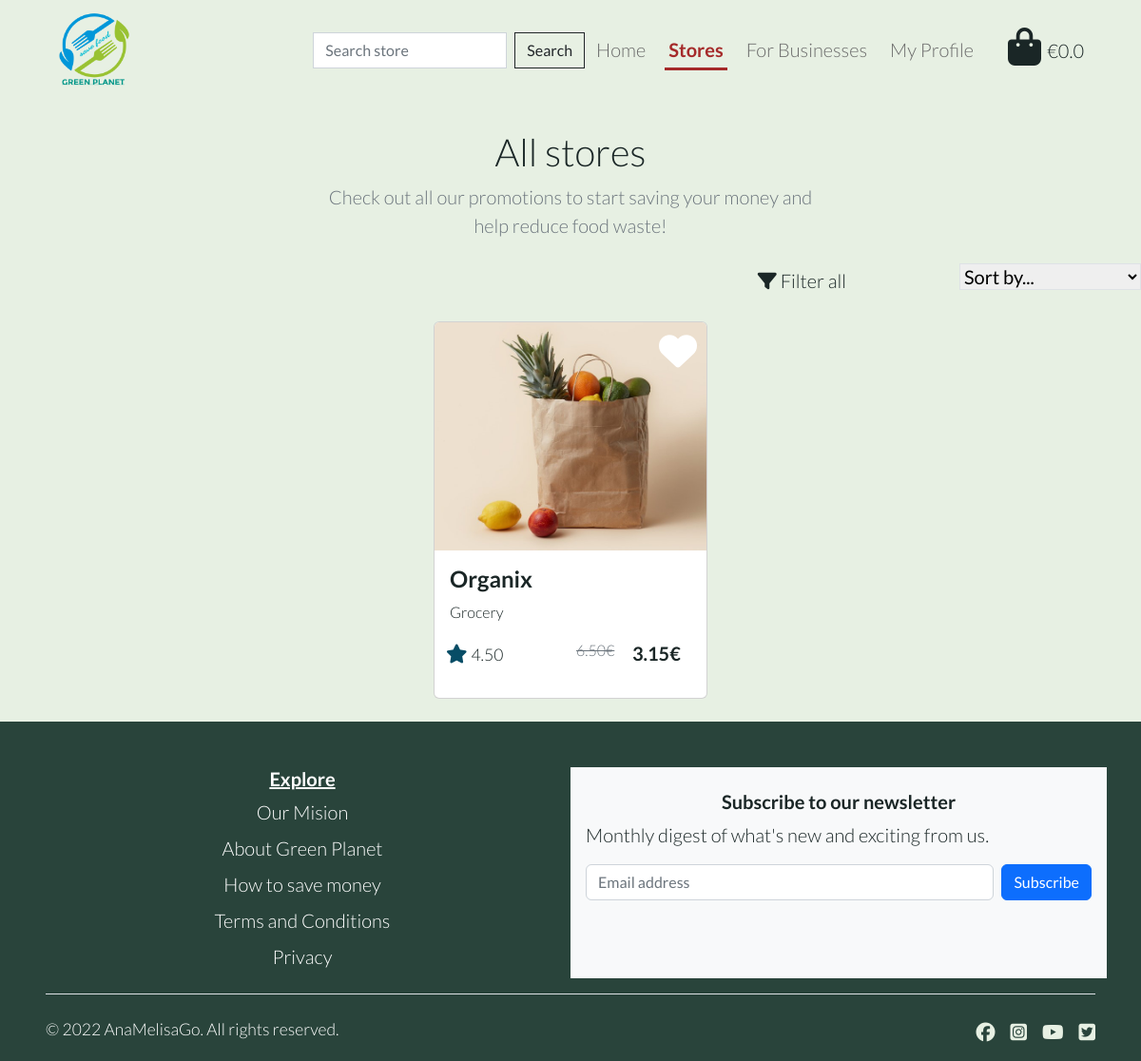
The app's page /stores/all/?business_type=grocery, older data.
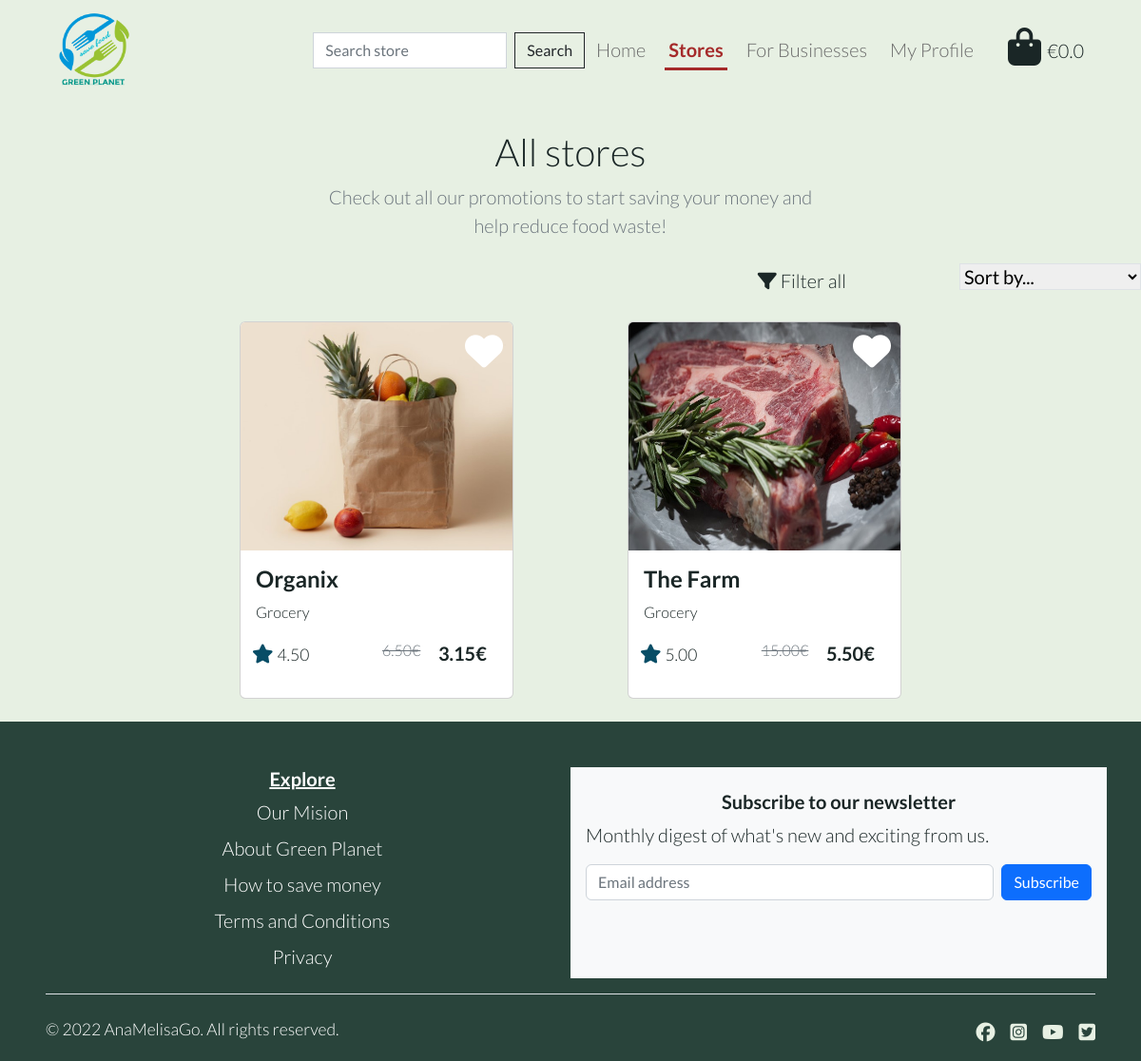
The same page, newer data.
### store/models.py (models this page shows, shortened)
class Store(models.Model):
    business_type = models.ForeignKey(
        'BusinessType', null=True, blank=True, on_delete=models.SET_NULL
    )
    store_name = models.CharField(max_length=255)
    details = models.TextField()
    original_price = models.DecimalField(max_digits=6, decimal_places=2)
    price = models.DecimalField(max_digits=6, decimal_places=2)
    rating = models.DecimalField(
        max_digits=6, decimal_places=2, null=True, blank=True
    )
    favourites = models.ManyToManyField(
        User, related_name='favourite', default=None, blank=True
    )
    image = models.ImageField(null=True, blank=True)
    def __str__(self):
        return self.store_name

class BusinessType(models.Model):
    name = models.CharField(max_length=255)
    friendly_name = models.CharField(max_length=255, null=True, blank=True)

### store/views.py (the view, shortened to what this page needs)
# urls.py: path('all/', views.all_stores, name='all_stores'),
def all_stores(request):
    stores = Store.objects.all()
    query = None
    business_types = None
    sort = None
    direction = None
    if request.GET:
        if 'business_type' in request.GET:
            business_types = request.GET['business_type']
            filter = Q(business_type__name__icontains=business_types)
            stores = stores.filter(filter)
    current_sorting = f'{sort}_{direction}'
    context = {
        'store': 'active',
        'all_stores': 'active',
        'stores': stores,
        'current_type': 'business_types',
        'current_sorting': current_sorting,
    }
    return render(request, 'stores/all_stores.html', context)

### bag/contexts.py (called while the page is built, shortened)
def bag_contents(request):
    bag_items = []
    grand_total = 0
    bag = request.session.get('bag', {})
    context = {
        'bag_items': bag_items,
        'grand_total': grand_total,
    }
    return context

### store/templates/stores/all_stores.html (shortened to what this page needs)
{% extends "base.html" %}
{% load static %}
{% block content %}
<main>
    <section class="py-2 text-center container">
        <div class="row">
            <div class="col-lg-6 col-md-8 mx-auto">
                <h1 class="fw-light">All stores</h1>
                <p class="lead text-muted">
                    Check out all our promotions to start saving your money and help reduce food waste!
                </p>
            </div>
        </div>
    </section>
    <section>
        <div class="row">
            <div class="col-lg-3 col-md-4 col-sm-6 offset-lg-6 offset-md-4">
                <div class="dropdown d-flex gap-5 justify-content-end">
                    <a class="p-1 filter-link" href="#" role="button" data-bs-toggle="dropdown" aria-expanded="false">
                        <i class="fas fa-filter"></i>
                        <span>Filter all</span>
                    </a>
                </div>
            </div>
            <div class="col-lg-3 col-md-4 col-sm-6">
                <div class="sort-select-wrapper text-end">
                    <select id="filter-selector" class="custom-select custom-select-sm rounded-0 border border-{% if current_sorting != 'None_None' %}info{% else %}black{% endif %}">
                        <option value="reset" {% if current_sorting == 'None_None' %}selected{% endif %}>Sort by...</option>
                    </select>
                </div>
            </div>
        </div>
    </section>
    <div class="row row-cols-sm-1 row-cols-md-2 row-cols-lg-3 d-flex justify-content-center">
        {% for store in stores %}
        <div class="col my-4 d-flex justify-content-center">
            <div class="card position-relative" style="width: 18rem;">
                <a class="hvr-icon-grow" href="#">
                    <i class="fas fa-heart add-favourite fs-1 text-white hvr-icon"></i>
                </a>
                {% if store.image %}
                <a href="{% url 'store_detail' store.id %}">
                    <img src="{{ store.image.url }}" class="card-img-top" alt="{{ store.image }}">
                </a>
                {% else %}
                <a href="{% url 'store_detail' store.id %}">
                    <img src="{{ MEDIA_URL }}no-image.jpg" class="card-img-top" alt="{{ store.image }}">
                </a>
                {% endif %}
                <div class="card-body">
                    <a class="store-card-title" href="#">
                        <h4 class="card-title fw-bold">{{ store.store_name }}</h4>
                    </a>
                    <p class="card-text fs-6">{{ store.business_type.friendly_name }}</p>
                    <div class="row text-end">
                        <div class="col-4 px-2 text-start">
                            <p><i class="fas fa-star text-dark-ocean"></i> <small>{{ store.rating }}</small></p>
                        </div>
                        <div class="col-3 px-0 offset-1">
                            <p class="text-decoration-line-through text-muted fs-6">{{ store.original_price }}€</p>
                        </div>
                        <div class="col-3 px-0">
                            <p class="fw-bold">{{ store.price }}€</p>
                        </div>
                    </div>
                </div>
            </div>
        </div>
        {% endfor %}
    </div>
</main>
{% endblock %}

### templates/base.html (shortened to what this page needs)
{% load static %}
<!doctype html>
<html lang="en">
<head>
    {% block core_css %}
    <link href="https://cdn.jsdelivr.net/npm/bootstrap@5.2.2/dist/css/bootstrap.min.css" rel="stylesheet"
>
    <link rel="stylesheet" href="https://cdnjs.cloudflare.com/ajax/libs/hover.css/2.3.1/css/hover-min.css"
 />
    <link rel="stylesheet" href="{% static 'css/base.css' %}">
    {% endblock %}
</head>
<body>
    <header class="container-fluid fixed-top g-0">
        <nav class="navbar navbar-expand-lg bg-white-leaf">
            <div class="container-fluid">
                <a class="navbar-brand ms-lg-5 mx-2" href="{% url 'home' %}">
                    <img class="logo" src="{{ MEDIA_URL }}green-planet-logo.png" alt="Logo">
                </a>
                {% include 'includes/main-nav.html' %}
                <div class="d-none d-lg-block mb-2 me-5 {{ bag }}">
                    <a class="nav-link {% if grand_total %}fw-bold{% endif %}" href="{% url 'view_bag' %}">
                        <span class="fs-2">
                            <i class="fas fa-shopping-bag fa-lg"></i>
                        </span>
                        <span class="my-0">
                            {% if grand_total %}
                                €{{ grand_total|floatformat:2 }}
                            {% else %}
                                €0.0
                            {% endif %}
                        </span>
                    </a>
                </div>
            </div>
        </nav>
    </header>
    {% block content %}
    {% endblock %}
    {% include 'includes/footer.html' %}
</body>
</html>

### templates/includes/main-nav.html (shortened to what this page needs)
<div class="collapse navbar-collapse justify-content-end me-4" id="main-navbar">
    <form method="GET" action="{% url 'all_stores' %}" class="d-flex" role="search">
        <input class="form-control me-2 rounded-0" type="text" name="q" placeholder="Search store" aria-label="Search store">
        <button class="btn btn-outline-dark rounded-0" type="submit">Search</button>
    </form>
    <ul class="navbar-nav mb-2 mb-lg-0">
        <li class="nav-item mx-lg-2">
            <a class="nav-link {{ home }} p-1" aria-current="page" href="{% url 'home' %}">Home</a>
        </li>
        <li class="nav-item dropdown mx-lg-2">
            <a class="nav-link p-1 {{ store }} {{ stores }}" href="#" role="button" data-bs-toggle="dropdown" aria-expanded="false">
                Stores
            </a>
        </li>
        <li class="nav-item mx-lg-2">
            <a class="nav-link {{ business }} p-1" aria-current="page" href="#">For Businesses</a>
        </li>
        <li class="nav-item dropdown mx-lg-2">
            <a class="nav-link p-1" href="#" role="button" data-bs-toggle="dropdown" aria-expanded="false">
                My Profile
            </a>
        </li>
    </ul>
</div>

### templates/includes/footer.html (shortened to what this page needs)
<div class="container-fluid bg-dark-tree g-0">
    <footer class="pt-5 pb-0 px-5">
        <div class="row">
            <div class="col-lg-4 col-md-12 offset-lg-1 col-md-2 mb-3 text-center">
                <h5 class="text-white fw-bold text-decoration-underline">Explore</h5>
                <ul class="nav flex-column">
                    <li class="nav-item mb-2"><a href="#" class="nav-link p-0 text-white">Our Mision</a></li>
                    <li class="nav-item mb-2"><a href="#" class="nav-link p-0 text-white">About Green Planet</a></li>
                    <li class="nav-item mb-2"><a href="#save-money" class="nav-link p-0 text-white">How to save money</a></li>
                    <li class="nav-item mb-2"><a href="{% url 'terms' %}" class="nav-link p-0 text-white">Terms and Conditions</a></li>
                    <li class="nav-item mb-2"><a href="{% url 'privacy' %}" class="nav-link p-0 text-white">Privacy</a></li>
                </ul>
            </div>
            <div class="col-lg-6 col-md-12 offset-lg-1 mb-3 bg-light py-4 px-3">
                <form>
                    <h5 class="fw-bold text-center">Subscribe to our newsletter</h5>
                    <p>Monthly digest of what's new and exciting from us.</p>
                    <div class="d-flex flex-column flex-sm-row w-100 gap-2">
                        <input id="newsletter1" type="text" class="form-control" placeholder="Email address">
                        <button class="btn btn-primary" type="button">Subscribe</button>
                    </div>
                </form>
            </div>
        </div>
        <div class="d-flex flex-column flex-sm-row justify-content-between pt-4 border-top">
            <small>
                <p class="copyright">&copy; 2022 AnaMelisaGo. All rights reserved.</p>
            </small>
            <ul class="list-unstyled d-flex justify-content-center">
                <li class="ms-3"><a class="text-white-leaf" href="#"><i class="fab fa-facebook"></i></i></i></a></li>
                <li class="ms-3"><a class="text-white-leaf" href="#"><i class="fab fa-instagram-square"></i></a></li>
                <li class="ms-3"><a class="text-white-leaf" href="#"><i class="fab fa-youtube"></i></a></li>
                <li class="ms-3"><a class="text-white-leaf" href="#"><i class="fab fa-twitter-square"></i></i></a></li>
            </ul>
        </div>
    </footer>
</div>

### static/css/base.css (style rules this page uses)
:root { --planet-trans-cloud: rgba(194, 219, 232, 0.75); --planet-trans-black: rgba(26, 38, 38, 0.3); --planet-black-night: #1a2626; --planet-dark-tree: #29443b; --planet-dark-ocean: #074d66; --planet-sky-blue: #4a8da7; --planet-white-leaf: #e7f0e3; --planet-brown-leaf: #a52a2a; }
* { padding: 0; margin: 0; border: none; }
html { height: 100%; }
body { min-height: 100vh; display: flex; flex-direction: column; background-color: var(--planet-white-leaf); font-weight: 300; color: var(--planet-black-night); font-size: 20px; font-family: 'Lato', sans-serif; }
a { color: var(--planet-black-night); text-decoration: none; }
.bg-white-leaf { background-color: var(--planet-white-leaf); }
.bg-dark-tree { background-color: var(--planet-dark-tree); }
.text-white-leaf { color: var(--planet-white-leaf); }
.text-dark-ocean { color: var(--planet-dark-ocean); }
.logo { max-height: 5rem; max-width: 5rem; }
.navbar-expand-lg .navbar-nav .nav-link:not(.active) { background-image: linear-gradient( to right, var(--planet-dark-ocean), var(--planet-dark-ocean) 50%, #6a6a6a 50% ); background-size: 200% 100%; background-position: -100%; display: inline-block; padding: 5px 0; position: relative; -webkit-background-clip: text; -webkit-text-fill-color: transparent; transition: all 0.3s ease-in-out; }
.navbar-expand-lg .navbar-nav .nav-link:before { content: ''; background: var(--planet-dark-ocean); display: block; position: absolute; bottom: -3px; left: 0; width: 0; height: 3px; transition: all 0.3s ease-in-out; }
.navbar-expand-lg .navbar-nav .active { font-weight: bolder; border-bottom: 3px solid var(--planet-brown-leaf); background-image: linear-gradient( to right, var(--planet-dark-ocean), var(--planet-dark-ocean) 50%, var(--planet-brown-leaf) 50% ); background-size: 200% 100%; background-position: -100%; display: inline-block; padding: 5px 15px; font-weight: bold; position: relative; -webkit-background-clip: text; -webkit-text-fill-color: transparent; transition: all 0.3s ease-in-out; }
.copyright { color: #fff; }
.add-favourite { position: absolute; top: 10px; right: 10px; color: aquamarine; }
.card-img-top { height: 15rem; }

Row changes from the older to the newer data that the page shows:
added Store: image (picture), store_name "The Farm", business_type.friendly_name "Grocery", rating "5.00", original_price "15.00", price "5.50"
